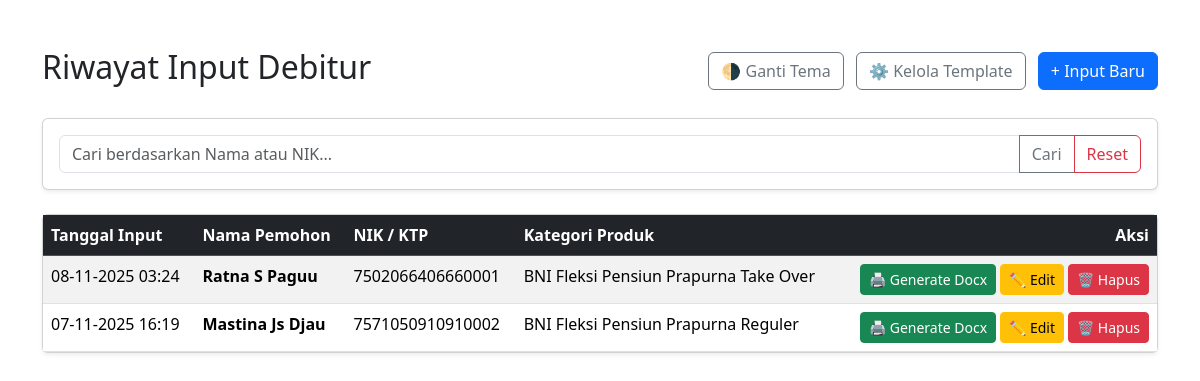
Page /riwayat on the earlier database version.
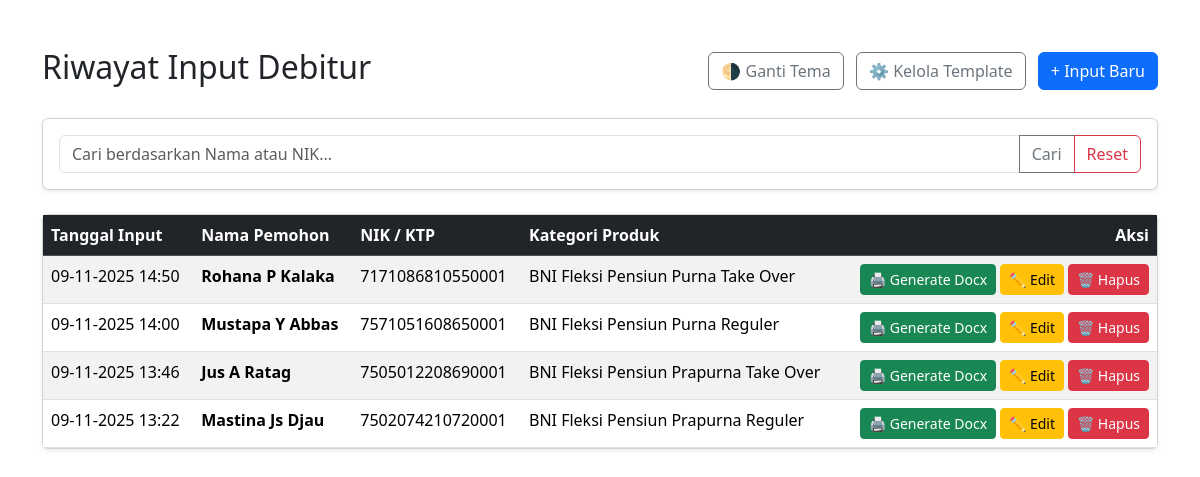
Same page on the later database version.
### app.py (models this page shows)
class Debitur(db.Model):
    id = db.Column(db.Integer, primary_key=True)
    nama_pemohon = db.Column(db.String(100), nullable=False)
    no_ktp = db.Column(db.String(20), nullable=False)
    tanggal_input = db.Column(db.DateTime, default=datetime.utcnow)
    data_lengkap = db.Column(db.Text, nullable=False)
    kategori = db.Column(db.String(50), nullable=False, default='prapurna_reguler')

### app.py (the view, shortened to what this page needs)
@app.route('/riwayat')
def riwayat():
    search_query = request.args.get('q', '')
    query = Debitur.query
    all_debitur = query.order_by(Debitur.tanggal_input.desc()).all()
    return render_template('riwayat.html',
                           debitur_list=all_debitur,
                           search_query=search_query,
                           categories=PRODUCT_CATEGORIES)

### templates/riwayat.html (shortened to what this page needs)
<!DOCTYPE html>
<html lang="id">
<head>
    <link href="https://cdn.jsdelivr.net/npm/bootstrap@5.3.3/dist/css/bootstrap.min.css" rel="stylesheet">
</head>
<body>
    <div class="container mt-5">
        <div class="d-flex justify-content-between align-items-center mb-4">
            <h2>Riwayat Input Debitur</h2>
            <div>
                <button type="button" class="btn btn-outline-secondary me-2" id="theme-toggler">🌗 Ganti Tema</button>
                <a href="{{ url_for('admin') }}" class="btn btn-outline-secondary me-2">⚙️ Kelola Template</a>
                <a href="{{ url_for('index') }}" class="btn btn-primary">+ Input Baru</a>
            </div>
        </div>
        <div class="card shadow-sm mb-4">
            <div class="card-body">
                <form method="GET" action="{{ url_for('riwayat') }}">
                    <div class="input-group">
                        <input type="text" class="form-control"
                               placeholder="Cari berdasarkan Nama atau NIK..."
                               name="q"
                               value="{{ search_query | default('', true) }}">
                        <button class="btn btn-outline-secondary" type="submit">Cari</button>
                        <a href="{{ url_for('riwayat') }}" class="btn btn-outline-danger">Reset</a>
                    </div>
                </form>
            </div>
        </div>
        <div class="card shadow-sm">
            <div class="card-body p-0">
                <table class="table table-striped table-hover mb-0">
                    <thead class="table-dark">
                        <tr>
                            <th>Tanggal Input</th>
                            <th>Nama Pemohon</th>
                            <th>NIK / KTP</th>
                            <th>Kategori Produk</th>
                            <th class="text-end">Aksi</th>
                        </tr>
                    </thead>
                    <tbody>
                        {% for debitur in debitur_list %}
                        <tr>
                            <td>{{ debitur.tanggal_input.strftime('%d-%m-%Y %H:%M') }}</td>
                            <td class="fw-bold">{{ debitur.nama_pemohon }}</td>
                            <td>{{ debitur.no_ktp }}</td>
                            <td>
                                {{ categories[debitur.kategori].nama | default(debitur.kategori, true) }}
                            </td>
                            <td class="text-end">
                                <a href="{{ url_for('generate_docx', id=debitur.id) }}" class="btn btn-success btn-sm">🖨️ Generate Docx</a>
                                <a href="{{ url_for('edit', id=debitur.id) }}" class="btn btn-warning btn-sm">✏️ Edit</a>
                                <a href="{{ url_for('hapus', id=debitur.id) }}" class="btn btn-danger btn-sm" onclick="return confirm('Yakin hapus data ini?')">🗑️ Hapus</a>
                            </td>
                        </tr>
                        {% endfor %}
                    </tbody>
                </table>
            </div>
        </div>
    </div>
</body>
</html>

Differences in the rows shown:
removed Debitur: tanggal_input "08-11-2025 03:24", nama_pemohon "Ratna S Paguu", no_ktp "7502066406660001", kategori "BNI Fleksi Pensiun Prapurna Take Over"
removed Debitur: tanggal_input "07-11-2025 16:19", nama_pemohon "Mastina Js Djau", no_ktp "7571050910910002", kategori "BNI Fleksi Pensiun Prapurna Reguler"
added Debitur: tanggal_input "09-11-2025 14:50", nama_pemohon "Rohana P Kalaka", no_ktp "7171086810550001", kategori "BNI Fleksi Pensiun Purna Take Over"
added Debitur: tanggal_input "09-11-2025 14:00", nama_pemohon "Mustapa Y Abbas", no_ktp "7571051608650001", kategori "BNI Fleksi Pensiun Purna Reguler"
added Debitur: tanggal_input "09-11-2025 13:46", nama_pemohon "Jus A Ratag", no_ktp "7505012208690001", kategori "BNI Fleksi Pensiun Prapurna Take Over"
added Debitur: tanggal_input "09-11-2025 13:22", nama_pemohon "Mastina Js Djau", no_ktp "7502074210720001", kategori "BNI Fleksi Pensiun Prapurna Reguler"
